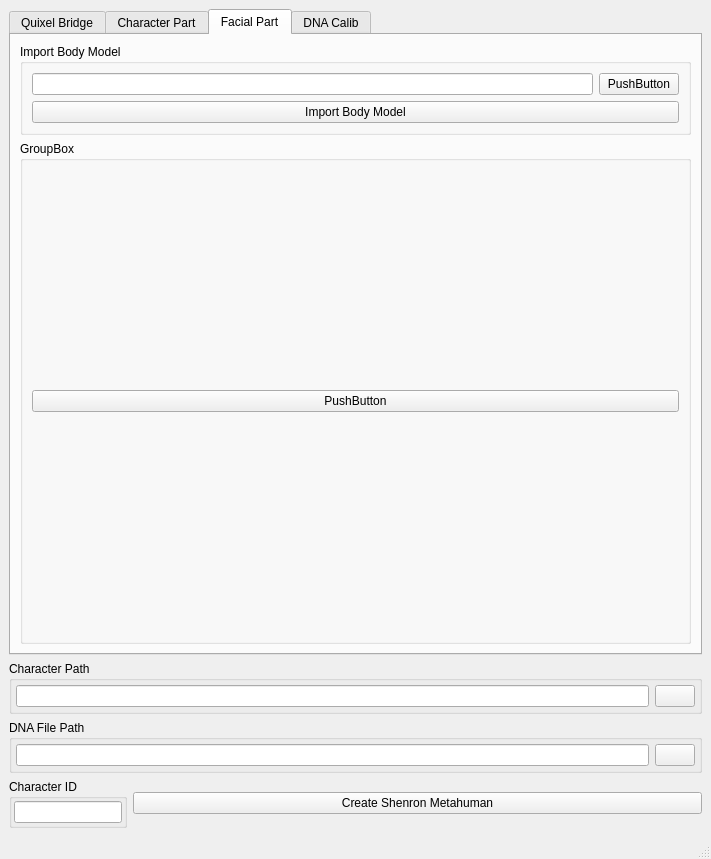
<?xml version="1.0" encoding="UTF-8"?>
<ui version="4.0">
 <class>MainWindow</class>
 <widget class="QMainWindow" name="MainWindow">
  <property name="geometry">
   <rect>
    <x>0</x>
    <y>0</y>
    <width>711</width>
    <height>859</height>
   </rect>
  </property>
  <property name="windowTitle">
   <string>MainWindow</string>
  </property>
  <widget class="QWidget" name="centralwidget">
   <layout class="QGridLayout" name="gridLayout_4">
    <item row="0" column="0">
     <widget class="QTabWidget" name="tabWidget">
      <property name="currentIndex">
       <number>2</number>
      </property>
      <widget class="QWidget" name="tab">
       <attribute name="title">
        <string>Quixel Bridge</string>
       </attribute>
       <layout class="QGridLayout" name="gridLayout">
        <item row="0" column="0">
         <widget class="QGroupBox" name="groupBox_3">
          <property name="maximumSize">
           <size>
            <width>16777215</width>
            <height>60</height>
           </size>
          </property>
          <property name="title">
           <string>DHI Library Path</string>
          </property>
          <layout class="QHBoxLayout" name="horizontalLayout_2">
           <property name="leftMargin">
            <number>4</number>
           </property>
           <property name="topMargin">
            <number>4</number>
           </property>
           <property name="rightMargin">
            <number>4</number>
           </property>
           <property name="bottomMargin">
            <number>4</number>
           </property>
           <item>
            <widget class="QLineEdit" name="megascanLibraryPathLineEdit"/>
           </item>
           <item>
            <widget class="QPushButton" name="libraryPathPushButton">
             <property name="text">
              <string/>
             </property>
            </widget>
           </item>
          </layout>
         </widget>
        </item>
        <item row="1" column="0">
         <widget class="QGroupBox" name="iconRadioButtonGroupBox">
          <property name="sizePolicy">
           <sizepolicy hsizetype="Preferred" vsizetype="Preferred">
            <horstretch>0</horstretch>
            <verstretch>0</verstretch>
           </sizepolicy>
          </property>
          <property name="title">
           <string>Digital Humans</string>
          </property>
          <layout class="QGridLayout" name="iconGridLayout">
           <property name="leftMargin">
            <number>4</number>
           </property>
           <property name="topMargin">
            <number>4</number>
           </property>
           <property name="rightMargin">
            <number>4</number>
           </property>
           <property name="bottomMargin">
            <number>4</number>
           </property>
           <property name="spacing">
            <number>4</number>
           </property>
           <item row="0" column="0">
            <widget class="QScrollArea" name="scrollArea">
             <property name="verticalScrollBarPolicy">
              <enum>Qt::ScrollBarAsNeeded</enum>
             </property>
             <property name="widgetResizable">
              <bool>true</bool>
             </property>
             <widget class="QWidget" name="scrollAreaWidgetContents">
              <property name="geometry">
               <rect>
                <x>0</x>
                <y>0</y>
                <width>649</width>
                <height>478</height>
               </rect>
              </property>
              <layout class="QGridLayout" name="gridLayout_3">
               <item row="0" column="0">
                <widget class="QWidget" name="insideWidget" native="true"/>
               </item>
              </layout>
             </widget>
            </widget>
           </item>
          </layout>
         </widget>
        </item>
       </layout>
      </widget>
      <widget class="QWidget" name="tab_2">
       <attribute name="title">
        <string>Character Part</string>
       </attribute>
       <layout class="QGridLayout" name="gridLayout_2">
        <property name="leftMargin">
         <number>4</number>
        </property>
        <property name="topMargin">
         <number>4</number>
        </property>
        <property name="rightMargin">
         <number>4</number>
        </property>
        <property name="bottomMargin">
         <number>4</number>
        </property>
        <property name="spacing">
         <number>3</number>
        </property>
        <item row="8" column="0">
         <widget class="QGroupBox" name="groupBox_8">
          <property name="title">
           <string>Selection</string>
          </property>
          <layout class="QHBoxLayout" name="horizontalLayout_9">
           <item>
            <widget class="QPushButton" name="selectExportNodesPushButton">
             <property name="text">
              <string>Select Export Nodes</string>
             </property>
            </widget>
           </item>
          </layout>
         </widget>
        </item>
        <item row="9" column="0">
         <spacer name="verticalSpacer">
          <property name="orientation">
           <enum>Qt::Vertical</enum>
          </property>
          <property name="sizeHint" stdset="0">
           <size>
            <width>20</width>
            <height>40</height>
           </size>
          </property>
         </spacer>
        </item>
        <item row="5" column="0">
         <widget class="QGroupBox" name="groupBox_6">
          <property name="title">
           <string>Scene Lighting</string>
          </property>
          <layout class="QHBoxLayout" name="horizontalLayout_7">
           <item>
            <widget class="QPushButton" name="useAllLightsPushButton">
             <property name="text">
              <string>Use All Lights</string>
             </property>
            </widget>
           </item>
           <item>
            <widget class="QPushButton" name="useDefaultLightingPushButton">
             <property name="text">
              <string>Use Default Lighting</string>
             </property>
            </widget>
           </item>
          </layout>
         </widget>
        </item>
        <item row="3" column="0">
         <widget class="QGroupBox" name="groupBox_5">
          <property name="title">
           <string>Change View Axis</string>
          </property>
          <layout class="QHBoxLayout" name="horizontalLayout_5">
           <item>
            <widget class="QPushButton" name="zUpAxisPushButton">
             <property name="text">
              <string>Z Up</string>
             </property>
            </widget>
           </item>
           <item>
            <widget class="QPushButton" name="yUpAxisPushButton">
             <property name="text">
              <string>Y Up</string>
             </property>
            </widget>
           </item>
          </layout>
         </widget>
        </item>
        <item row="2" column="0">
         <widget class="QGroupBox" name="groupBox_4">
          <property name="title">
           <string>AdjustTexture Path</string>
          </property>
          <layout class="QHBoxLayout" name="horizontalLayout_6">
           <item>
            <widget class="QPushButton" name="setCurrentCharacterPushButton">
             <property name="text">
              <string>Set Current Character Path</string>
             </property>
            </widget>
           </item>
          </layout>
         </widget>
        </item>
        <item row="7" column="0">
         <widget class="QGroupBox" name="groupBox_9">
          <property name="title">
           <string>LOD Group</string>
          </property>
          <layout class="QHBoxLayout" name="horizontalLayout_10">
           <item>
            <widget class="QPushButton" name="createLODFromSelectNodePushButton">
             <property name="text">
              <string>Create from Select Node</string>
             </property>
            </widget>
           </item>
          </layout>
         </widget>
        </item>
        <item row="0" column="0">
         <widget class="QGroupBox" name="groupBox_7">
          <property name="title">
           <string>Facial Setup</string>
          </property>
          <layout class="QHBoxLayout" name="horizontalLayout_8">
           <item>
            <widget class="QPushButton" name="setupFacialScenePushButton">
             <property name="styleSheet">
              <string notr="true">background-color: rgb(40, 40, 40);
color: rgb(202, 202, 202);</string>
             </property>
             <property name="text">
              <string>Setup Facial Scene</string>
             </property>
            </widget>
           </item>
           <item>
            <widget class="QPushButton" name="applyShenronInfluencePushButton">
             <property name="text">
              <string>Apply Shenron Influence</string>
             </property>
            </widget>
           </item>
          </layout>
         </widget>
        </item>
        <item row="1" column="0">
         <widget class="QGroupBox" name="groupBox_10">
          <property name="title">
           <string>Rotate -90</string>
          </property>
          <layout class="QHBoxLayout" name="horizontalLayout_11">
           <item>
            <widget class="QPushButton" name="rotatePushButton">
             <property name="text">
              <string>Rotate -90</string>
             </property>
            </widget>
           </item>
           <item>
            <widget class="QPushButton" name="rotateResetPushButton">
             <property name="text">
              <string>Rotate Reset</string>
             </property>
            </widget>
           </item>
          </layout>
         </widget>
        </item>
       </layout>
      </widget>
      <widget class="QWidget" name="tab_4">
       <attribute name="title">
        <string>Facial Part</string>
       </attribute>
       <layout class="QVBoxLayout" name="verticalLayout">
        <item>
         <widget class="QGroupBox" name="groupBox_12">
          <property name="sizePolicy">
           <sizepolicy hsizetype="Preferred" vsizetype="Fixed">
            <horstretch>0</horstretch>
            <verstretch>0</verstretch>
           </sizepolicy>
          </property>
          <property name="title">
           <string>Import Body Model</string>
          </property>
          <layout class="QVBoxLayout" name="verticalLayout_2">
           <item>
            <layout class="QHBoxLayout" name="horizontalLayout_13">
             <item>
              <widget class="QLineEdit" name="lineEdit">
               <property name="sizePolicy">
                <sizepolicy hsizetype="Expanding" vsizetype="Fixed">
                 <horstretch>0</horstretch>
                 <verstretch>0</verstretch>
                </sizepolicy>
               </property>
               <property name="maximumSize">
                <size>
                 <width>16777215</width>
                 <height>16777215</height>
                </size>
               </property>
              </widget>
             </item>
             <item>
              <widget class="QPushButton" name="pushButton">
               <property name="maximumSize">
                <size>
                 <width>16777215</width>
                 <height>16777215</height>
                </size>
               </property>
               <property name="text">
                <string>PushButton</string>
               </property>
              </widget>
             </item>
            </layout>
           </item>
           <item>
            <widget class="QPushButton" name="pushButton_2">
             <property name="text">
              <string>Import Body Model</string>
             </property>
            </widget>
           </item>
          </layout>
         </widget>
        </item>
        <item>
         <widget class="QGroupBox" name="groupBox_13">
          <property name="title">
           <string>GroupBox</string>
          </property>
          <layout class="QVBoxLayout" name="verticalLayout_3">
           <item>
            <widget class="QPushButton" name="pushButton_3">
             <property name="text">
              <string>PushButton</string>
             </property>
            </widget>
           </item>
          </layout>
         </widget>
        </item>
       </layout>
      </widget>
      <widget class="QWidget" name="tab_3">
       <attribute name="title">
        <string>DNA Calib</string>
       </attribute>
      </widget>
     </widget>
    </item>
    <item row="3" column="0">
     <layout class="QHBoxLayout" name="horizontalLayout_3">
      <item>
       <widget class="QGroupBox" name="groupBox_2">
        <property name="sizePolicy">
         <sizepolicy hsizetype="Fixed" vsizetype="Preferred">
          <horstretch>0</horstretch>
          <verstretch>0</verstretch>
         </sizepolicy>
        </property>
        <property name="title">
         <string>Character ID</string>
        </property>
        <layout class="QHBoxLayout" name="horizontalLayout_4">
         <property name="leftMargin">
          <number>2</number>
         </property>
         <property name="topMargin">
          <number>2</number>
         </property>
         <property name="rightMargin">
          <number>2</number>
         </property>
         <property name="bottomMargin">
          <number>2</number>
         </property>
         <item>
          <widget class="QLineEdit" name="charactreIDLineEdit">
           <property name="maximumSize">
            <size>
             <width>300</width>
             <height>16777215</height>
            </size>
           </property>
          </widget>
         </item>
        </layout>
       </widget>
      </item>
      <item>
       <widget class="QPushButton" name="createMetahumanPushButton">
        <property name="text">
         <string>Create Shenron Metahuman</string>
        </property>
       </widget>
      </item>
     </layout>
    </item>
    <item row="1" column="0">
     <widget class="QGroupBox" name="groupBox">
      <property name="maximumSize">
       <size>
        <width>16777215</width>
        <height>60</height>
       </size>
      </property>
      <property name="title">
       <string>Character Path</string>
      </property>
      <layout class="QHBoxLayout" name="horizontalLayout">
       <property name="leftMargin">
        <number>4</number>
       </property>
       <property name="topMargin">
        <number>4</number>
       </property>
       <property name="rightMargin">
        <number>4</number>
       </property>
       <property name="bottomMargin">
        <number>4</number>
       </property>
       <item>
        <widget class="QLineEdit" name="characterPathLineEdit"/>
       </item>
       <item>
        <widget class="QPushButton" name="characterPathPushButton">
         <property name="text">
          <string/>
         </property>
        </widget>
       </item>
      </layout>
     </widget>
    </item>
    <item row="2" column="0">
     <widget class="QGroupBox" name="groupBox_11">
      <property name="title">
       <string>DNA File Path</string>
      </property>
      <layout class="QHBoxLayout" name="horizontalLayout_12">
       <property name="leftMargin">
        <number>4</number>
       </property>
       <property name="topMargin">
        <number>4</number>
       </property>
       <property name="rightMargin">
        <number>4</number>
       </property>
       <property name="bottomMargin">
        <number>4</number>
       </property>
       <item>
        <widget class="QLineEdit" name="dnaFilePathLineEdit"/>
       </item>
       <item>
        <widget class="QPushButton" name="dnaFilePathPushButton">
         <property name="text">
          <string/>
         </property>
        </widget>
       </item>
      </layout>
     </widget>
    </item>
   </layout>
  </widget>
  <widget class="QMenuBar" name="menubar">
   <property name="geometry">
    <rect>
     <x>0</x>
     <y>0</y>
     <width>711</width>
     <height>26</height>
    </rect>
   </property>
  </widget>
  <widget class="QStatusBar" name="statusbar"/>
 </widget>
 <resources/>
 <connections/>
</ui>
